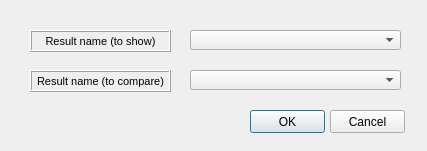
<?xml version="1.0" encoding="UTF-8"?>
<ui version="4.0">
 <class>Dialog</class>
 <widget class="QDialog" name="Dialog">
  <property name="geometry">
   <rect>
    <x>0</x>
    <y>0</y>
    <width>427</width>
    <height>151</height>
   </rect>
  </property>
  <property name="windowTitle">
   <string>Dialog</string>
  </property>
  <widget class="QPushButton" name="btn_accept">
   <property name="geometry">
    <rect>
     <x>250</x>
     <y>110</y>
     <width>75</width>
     <height>23</height>
    </rect>
   </property>
   <property name="text">
    <string>OK</string>
   </property>
  </widget>
  <widget class="QPushButton" name="btn_cancel">
   <property name="geometry">
    <rect>
     <x>330</x>
     <y>110</y>
     <width>75</width>
     <height>23</height>
    </rect>
   </property>
   <property name="text">
    <string>Cancel</string>
   </property>
  </widget>
  <widget class="QComboBox" name="rpt_selector_result_id">
   <property name="geometry">
    <rect>
     <x>190</x>
     <y>30</y>
     <width>211</width>
     <height>20</height>
    </rect>
   </property>
   <property name="frame">
    <bool>true</bool>
   </property>
  </widget>
  <widget class="QLabel" name="label_result_name_to_show">
   <property name="geometry">
    <rect>
     <x>30</x>
     <y>30</y>
     <width>141</width>
     <height>22</height>
    </rect>
   </property>
   <property name="font">
    <font>
     <pointsize>8</pointsize>
    </font>
   </property>
   <property name="frameShape">
    <enum>QFrame::Box</enum>
   </property>
   <property name="frameShadow">
    <enum>QFrame::Raised</enum>
   </property>
   <property name="text">
    <string>Result name (to show)</string>
   </property>
   <property name="alignment">
    <set>Qt::AlignCenter</set>
   </property>
   <property name="margin">
    <number>3</number>
   </property>
  </widget>
  <widget class="QComboBox" name="rpt_selector_compare_id">
   <property name="geometry">
    <rect>
     <x>190</x>
     <y>70</y>
     <width>211</width>
     <height>20</height>
    </rect>
   </property>
   <property name="frame">
    <bool>true</bool>
   </property>
  </widget>
  <widget class="QLabel" name="label_result_name_to_compare">
   <property name="geometry">
    <rect>
     <x>30</x>
     <y>70</y>
     <width>141</width>
     <height>22</height>
    </rect>
   </property>
   <property name="font">
    <font>
     <pointsize>8</pointsize>
    </font>
   </property>
   <property name="frameShape">
    <enum>QFrame::Box</enum>
   </property>
   <property name="frameShadow">
    <enum>QFrame::Raised</enum>
   </property>
   <property name="text">
    <string>Result name (to compare)</string>
   </property>
   <property name="alignment">
    <set>Qt::AlignCenter</set>
   </property>
   <property name="margin">
    <number>3</number>
   </property>
  </widget>
 </widget>
 <resources/>
 <connections/>
</ui>
